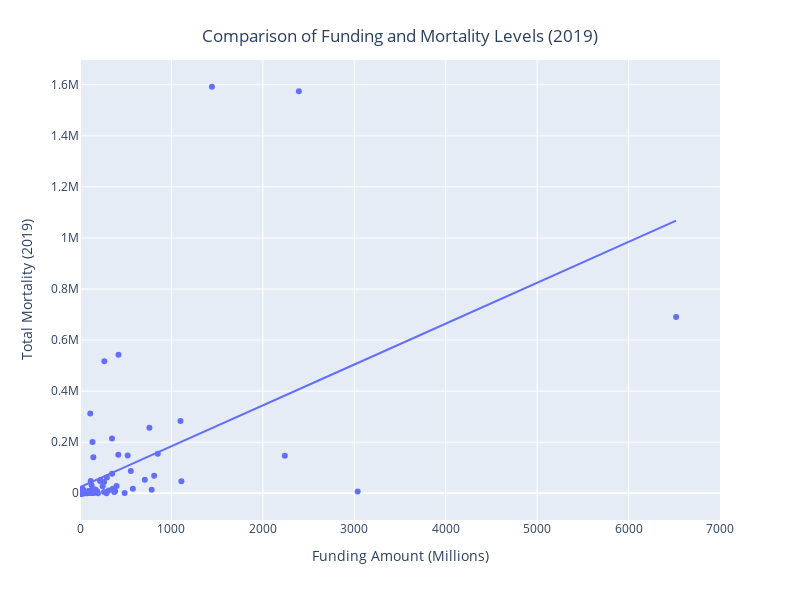

The code cell stored with this chart in its notebook:
### Code cell
fig3a = px.scatter(df2019, x="2019", y="2019_US_Mortality_19", hover_data=['research_category'], 
                trendline="ols", 
                labels={
                     "2019_US_Mortality_19": "Total Mortality (2019)",
                     "research_category": "Research Category",
                     "2019": "Funding Amount (Millions)"
                 }, 
                width=800, height=600)


fig3a.update_layout(
    title={
        'text': "Comparison of Funding and Mortality Levels (2019)",
        'y':0.95,
        'x':0.5,
        'xanchor': 'center',
        'yanchor': 'top'})

fig3a.update_layout(xaxis_range=[0,7000])

fig3a.write_image("figures/fig3a.png")

#fig3a.show()
py.iplot(fig3a, filename='fig3c')

### Figure 1 — Plotly figure (JSON) as saved in the notebook; plotly's stock layout.template omitted (floating-point values rounded to 4 significant figures)
{"data": [{"customdata": [["Acute Respiratory Distress Syndrome "], ["Alcoholism, Alcohol Use and Health 1"], ["Allergic Rhinitis (Hay Fever) "], ["Alzheimer's Disease "], ["Anorexia "], ["Aphasia "], ["Asthma "], ["Ataxia Telangiectasia "], ["Atherosclerosis "], ["Attention Deficit Disorder (ADD) "], ["Autism "], ["Brain Cancer "], ["Breast Cancer "], ["Cachexia "], ["Cancer "], ["Cardiovascular "], ["Cerebral Palsy "], ["Cerebrovascular "], ["Cervical Cancer "], ["Chronic Fatigue Syndrome (ME/CFS) "], ["Chronic Liver Disease and Cirrhosis "], ["Chronic Obstructive Pulmonary Disease "], ["Colo-Rectal Cancer "], ["Crohn's Disease "], ["Cystic Fibrosis "], ["Depression "], ["Diabetes 4"], ["Digestive Diseases - (Gallbladder) "], ["Digestive Diseases - (Peptic Ulcer) "], ["Down Syndrome "], ["Dystonia "], ["Eating Disorders 6"], ["Emphysema "], ["Endometriosis "], ["Epilepsy "], ["Fetal Alcohol Syndrome "], ["Fibroid Tumors (Uterine) "], ["Fibromyalgia "], ["Fragile X Syndrome "], ["Frontotemporal Dementia (FTD) "], ["Heart Disease "], ["Heart Disease - Coronary Heart Disease "], ["Hepatitis - A "], ["Hepatitis - B "], ["Hepatitis - C "], ["HIV/AIDS 9"], ["Hodgkin's Disease "], ["Huntington's Disease "], ["Hypertension "], ["Inflammatory Bowel Disease "], ["Influenza "], ["Interstitial Cystitis "], ["Lead Poisoning "], ["Liver Cancer "], ["Liver Disease "], ["Lung Cancer "], ["Lupus "], ["Lyme Disease "], ["Lymphoma "], ["Macular Degeneration "], ["Malaria "], ["Mucopolysaccharidoses (MPS) "], ["Multiple Sclerosis "], ["Muscular Dystrophy "], ["Myasthenia Gravis "], ["Neonatal Respiratory Distress 20"], ["Neurofibromatosis "], ["Obesity "], ["Opioid Misuse and Addiction 26"], ["Osteogenesis Imperfecta "], ["Osteoporosis "], ["Otitis Media "], ["Ovarian Cancer "], ["Paget's Disease "], ["Pancreatic Cancer "], ["Parkinson's Disease "], ["Pelvic Inflammatory Disease "], ["Perinatal Period - Conditions Originating in Perinatal Period "], ["Pneumonia "], ["Pneumonia & Influenza "], ["Polycystic Kidney Disease "], ["Post-Traumatic Stress Disorder (PTSD) "], ["Preterm, Low Birth Weight and Health of the Newborn 21"], ["Prostate Cancer "], ["Psoriasis "], ["Rett Syndrome "], ["Rheumatoid Arthritis "], ["Schizophrenia "], ["Scleroderma "], ["Sepsis 15"], ["Sickle Cell Disease "], ["Spina Bifida "], ["Spinal Cord Injury "], ["Spinal Muscular Atrophy "], ["Stroke "], ["Sudden Infant Death Syndrome "], ["Suicide "], ["Temporomandibular Muscle/Joint Disorder (TMJD) "], ["Tourette Syndrome "], ["Transmissible Spongiform Encephalopathy (TSE) "], ["Tuberculosis "], ["Tuberous Sclerosis "], ["Uterine Cancer "], ["West Nile Virus "]], "hovertemplate": "Funding Amount (Millions)=%{x}<br>Total Mortality (2019)=%{y}<br>Research Category=%{customdata[0]}<extra></extra>", "legendgroup": "", "marker": {"color": "#636efa", "symbol": "circle"}, "mode": "markers", "name": "", "orientation": "v", "showlegend": false, "type": "scatter", "x": [126, 556, 7, 2240, 11, 43, 313, 8, 400, 64, 290, 359, 709, 19, 6520, 2394, 28, 759, 106, 15, 351, 112, 294, 76, 82, 578, 1099, 16, 8, 86, 18, 44, 27, 13, 188, 34, 17, 13, 37, 158, 1443, 421, 3, 67, 150, 3037, 12, 48, 266, 163, 384, 11, 11, 127, 851, 419, 121, 32, 248, 124, 196, 8, 111, 83, 5, 79, 36, 1109, 811, 12, 151, 13, 168, 2, 219, 224, 5, 784, 146, 521, 31, 138, 374, 263, 16, 15, 94, 263, 24, 137, 139, 16, 103, 13, 350, 11, 117, 17, 11, 34, 488, 25, 36, 24], "xaxis": "x", "y": [10482, 87566, 98, 146659, 124, 2477, 10753, 14, 28625, 85, 362, 17862, 52938, 10313, 690509, 1574518, 3822, 256352, 4687, 16, 76761, 312688, 61368, 2182, 451, 18054, 283378, 6626, 7114, 2249, 241, 217, 17786, 40, 7711, 19, 100, 592, 38, 2300, 1592187, 542903, 225, 1672, 14242, 7150, 1446, 1367, 516955, 3646, 7611, 39, 2, 30898, 154284, 150790, 3554, 96, 27075, 718, 9, 73, 6497, 1208, 2000, 791, 360, 47466, 68126, 85, 7252, 91, 14620, 131, 48250, 52359, 366, 13712, 140661, 148272, 801, 1993, 4854, 44395, 572, 85, 9211, 4624, 8, 201142, 975, 408, 1410, 117, 214334, 1277, 47612, 1, 20, 658, 982, 59, 13036, 90], "yaxis": "y"}, {"hovertemplate": "<b>OLS trendline</b><br>2019_US_Mortality_19 = 160.163 * 2019 + 23827.6<br>R<sup>2</sup>=0.270612<br><br>Funding Amount (Millions)=%{x}<br>Total Mortality (2019)=%{y} <b>(trend)</b><extra></extra>", "legendgroup": "", "marker": {"color": "#636efa", "symbol": "circle"}, "mode": "lines", "name": "", "showlegend": false, "type": "scatter", "x": [2, 3, 5, 5, 7, 8, 8, 8, 11, 11, 11, 11, 11, 12, 12, 13, 13, 13, 13, 15, 15, 16, 16, 16, 17, 17, 18, 19, 24, 24, 25, 27, 28, 31, 32, 34, 34, 36, 36, 37, 43, 44, 48, 64, 67, 76, 79, 82, 83, 86, 94, 103, 106, 111, 112, 117, 121, 124, 126, 127, 137, 138, 139, 146, 150, 151, 158, 163, 168, 188, 196, 219, 224, 248, 263, 263, 266, 290, 294, 313, 350, 351, 359, 374, 384, 400, 419, 421, 488, 521, 556, 578, 709, 759, 784, 811, 851, 1099, 1109, 1443, 2240, 2394, 3037, 6520], "xaxis": "x", "y": [24150.0, 24310.0, 24630.0, 24630.0, 24950.0, 25110.0, 25110.0, 25110.0, 25590.0, 25590.0, 25590.0, 25590.0, 25590.0, 25750.0, 25750.0, 25910.0, 25910.0, 25910.0, 25910.0, 26230.0, 26230.0, 26390.0, 26390.0, 26390.0, 26550.0, 26550.0, 26710.0, 26870.0, 27670.0, 27670.0, 27830.0, 28150.0, 28310.0, 28790.0, 28950.0, 29270.0, 29270.0, 29590.0, 29590.0, 29750.0, 30710.0, 30870.0, 31520.0, 34080.0, 34560.0, 36000.0, 36480.0, 36960.0, 37120.0, 37600.0, 38880.0, 40320.0, 40800.0, 41610.0, 41770.0, 42570.0, 43210.0, 43690.0, 44010.0, 44170.0, 45770.0, 45930.0, 46090.0, 47210.0, 47850.0, 48010.0, 49130.0, 49930.0, 50740.0, 53940.0, 55220.0, 58900.0, 59700.0, 63550.0, 65950.0, 65950.0, 66430.0, 70270.0, 70920.0, 73960.0, 79880.0, 80040.0, 81330.0, 83730.0, 85330.0, 87890.0, 90940.0, 91260.0, 102000.0, 107300.0, 112900.0, 116400.0, 137400.0, 145400.0, 149400.0, 153700.0, 160100.0, 199800.0, 201400.0, 254900.0, 382600.0, 407300.0, 510200.0, 1068000.0], "yaxis": "y"}], "layout": {"height": 600, "legend": {"tracegroupgap": 0}, "margin": {"t": 60}, "title": {"text": "Comparison of Funding and Mortality Levels (2019)", "x": 0.5, "xanchor": "center", "y": 0.95, "yanchor": "top"}, "width": 800, "xaxis": {"anchor": "y", "domain": [0, 1], "range": [0, 7000], "title": {"text": "Funding Amount (Millions)"}, "type": "linear"}, "yaxis": {"anchor": "x", "autorange": true, "domain": [0, 1], "range": [-104800.0, 1697000.0], "title": {"text": "Total Mortality (2019)"}, "type": "linear"}}}
